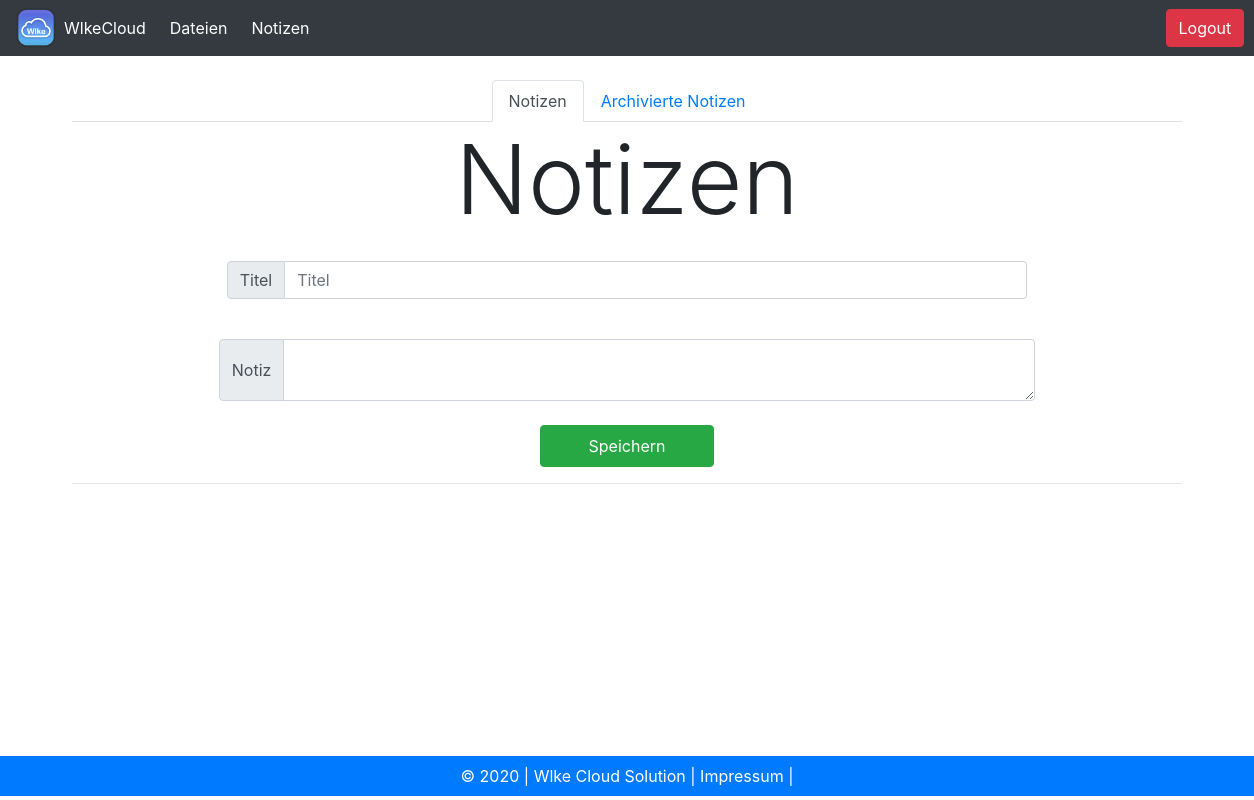
Page /notes/ (signed in) on the earlier database version.
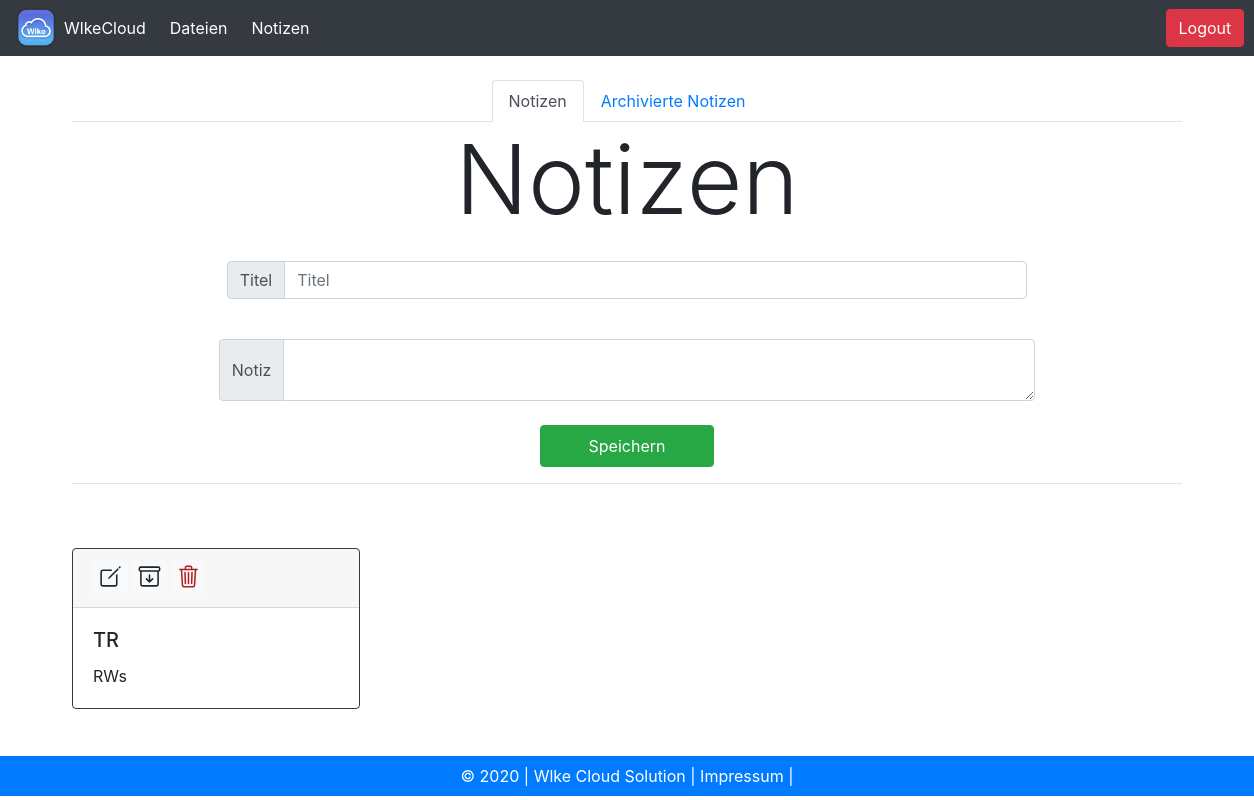
Same page on the later database version.
### notes/models.py (models this page shows, shortened)
class Notiz(models.Model):
    benutzer = models.ForeignKey(
        User, on_delete=models.CASCADE, related_name="notiz", null=True)
    titel = models.CharField(max_length=200)
    body = models.TextField()
    archived = models.BooleanField(default=False)
    class Meta:
        verbose_name_plural = 'Notizen'

### notes/views.py (the view, shortened to what this page needs)
# urls.py: path('', views.index, name="index"),
def index(request):
    return render(request, 'notes/notes_index.html')

### templates/notes/notes_index.html (shortened to what this page needs)
{% extends 'base_storage.html' %} {% block titel %}Notizen{% endblock %}
{% block content %}
<br>
<ul class="nav nav-tabs justify-content-center">
  <li class="nav-item">
    <a class="nav-link active" href="/notes/">Notizen</a>
  </li>
  <li class="nav-item">
    <a class="nav-link" href="/notes/archived/">Archivierte Notizen</a>
  </li>
  <br>
</ul>
<div class="text-center">
  <h1 class="text-center display-1">Notizen</h1>
</div>
<form method="POST" name="note">
  <div class="input-group input-groupm mb-3 w-75 p-3 mx-auto">
    <div class="input-group-prepend">
      <span class="input-group-text" id="inputGroup-sizing-sm">Titel</span>
    </div>
    <input type="text" class="form-control" name="note-title" placeholder="Titel">
  </div>
  <div class="input-group mb-3 w-75 p-2 mx-auto">
    <div class="input-group-prepend">
      <span class="input-group-text" id="inputGroup-sizing-default">Notiz</span>
    </div>
    <textarea class="form-control" type="text" name="note-body" placeholder="Notiz">  </textarea>
  </div>
  <div class="text-center">
    <button class="btn btn-success pl-5 pr-5 pt-2 pb-2" type="submit">Speichern</button>
  </div>
</form>
<hr>
<div class="card-columns">
{% for notiz in user.notiz.all %}
{% if notiz.archived %}
{% else %}
<div class="card border-dark mx-auto m-5" style="max-width: 18rem;">
  <div class="card-header">
    <a href="/notes/edit/{{notiz.id}}" class="badge badge-light"><ion-icon name="create-outline" style="font-size: 25px;"></ion-icon></a>
    <a href="/notes/archive/{{notiz.id}}" class="badge badge-light"><ion-icon name="archive-outline" style="font-size: 25px;"></ion-icon></a>
    <a href="/notes/delete/{{notiz.id}}/" class="badge badge-light"><ion-icon name="trash-outline" style="font-size: 25px; color:firebrick;"></ion-icon></a>
  </div>
  <div class="card-body">
    <h5 class="card-title">{{ notiz.titel }}</h5>
    <p class="card-text">{{ notiz.body }}</p>
  </div>
  {% endif %}
</div>
{% endfor %}
</div>
{% endblock %}

Differences in the rows shown:
added Notiz: titel "TR", body "RWs"
